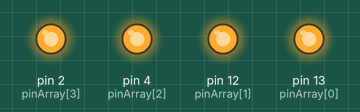
Simulated run of this sketch. Board: Arduino Uno, built with avr-gcc and run on an emulated ATmega328P. Shown: output pins drawn as LEDs (lit = HIGH).

Above: at 0.1 s.
Timing chart, 0 to 1.6 s (numbered marks = the images above):
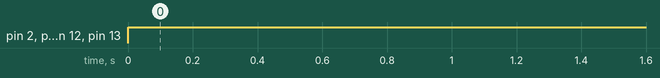

Measured:
- by itself, pin 2 (pinArray[3]), pin 4 (pinArray[2]), pin 12 (pinArray[1]), pin 13 (pinArray[0]): LOW → HIGH at 0.00 s

The sketch:

assignment2.ino
```cpp
int pinArray[4]={13, 12, 4, 2};
int i = 0;
int timer = 100;

void setup(){
for (i=0; i<4; i++) {
    pinMode(pinArray[i], OUTPUT);
  }
}

void loop(){
 for (i=0;i<4;i++) {
   digitalWrite(pinArray[i], HIGH);
//   delay(timer);
//   digitalWrite(pinArray[i], LOW);
//   delay(timer);
  }
//  for (i=5; i>=0; i--) {
//    digitalWrite(pinArray[i], HIGH);
//   delay(timer);
//   digitalWrite(pinArray[i], LOW);
//   delay(timer);
//  }
}
```
